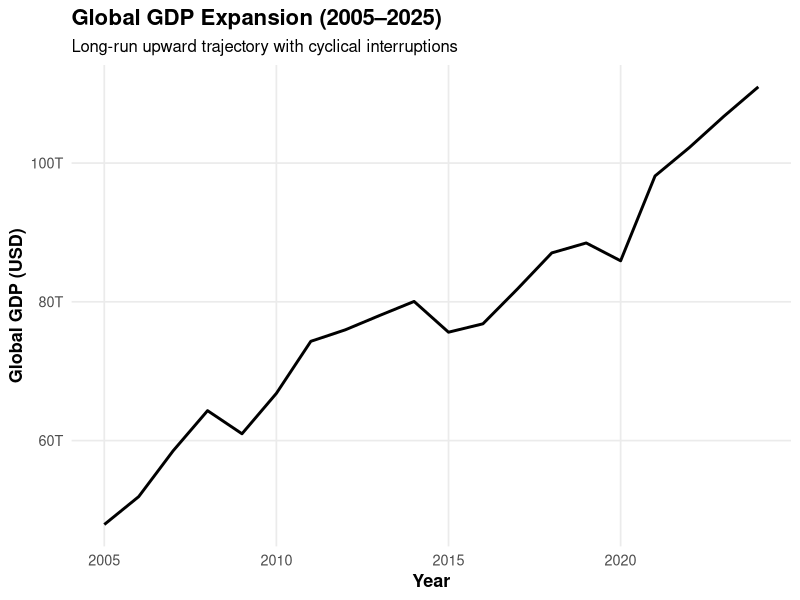
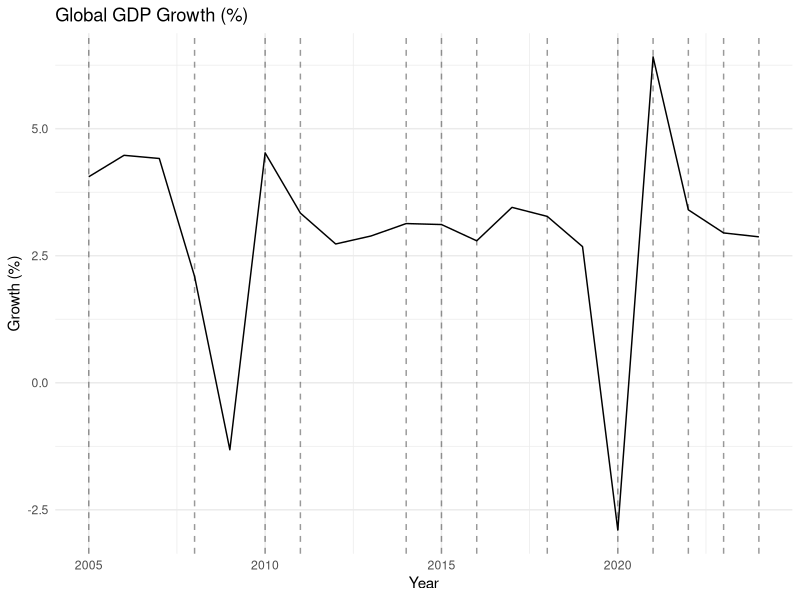
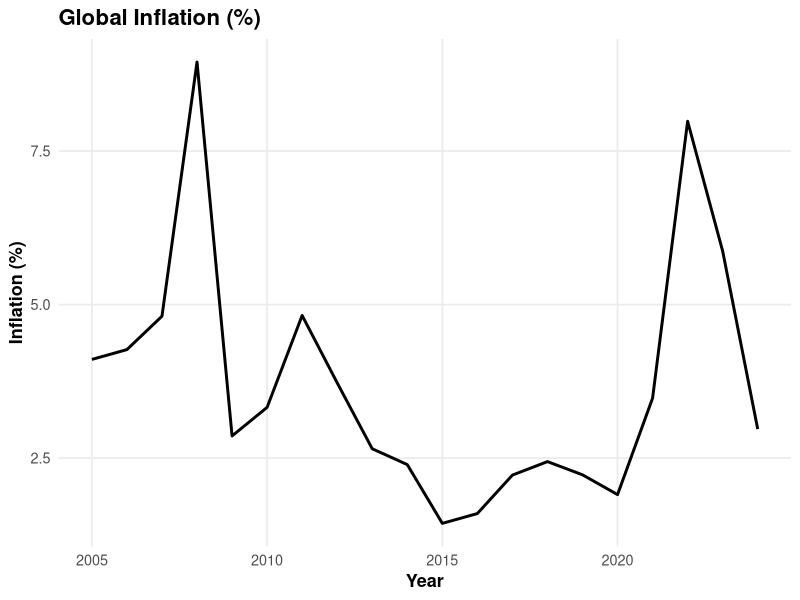
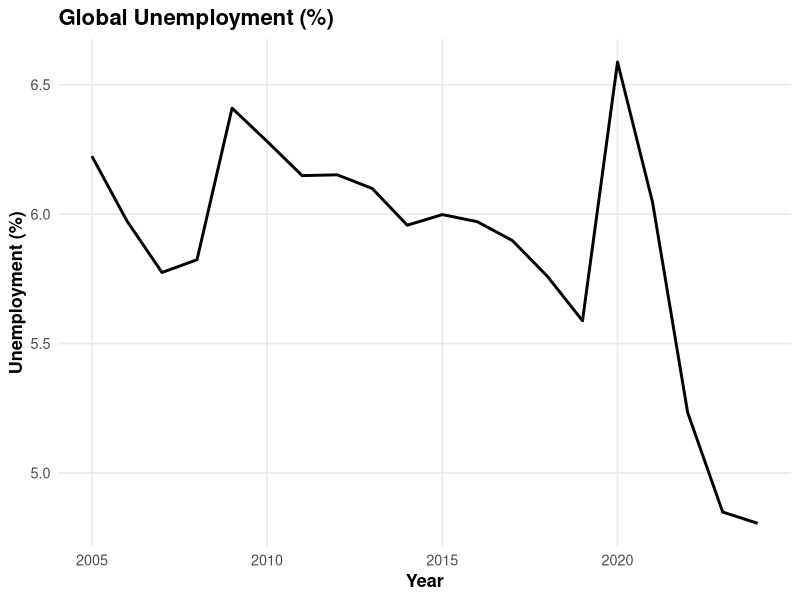
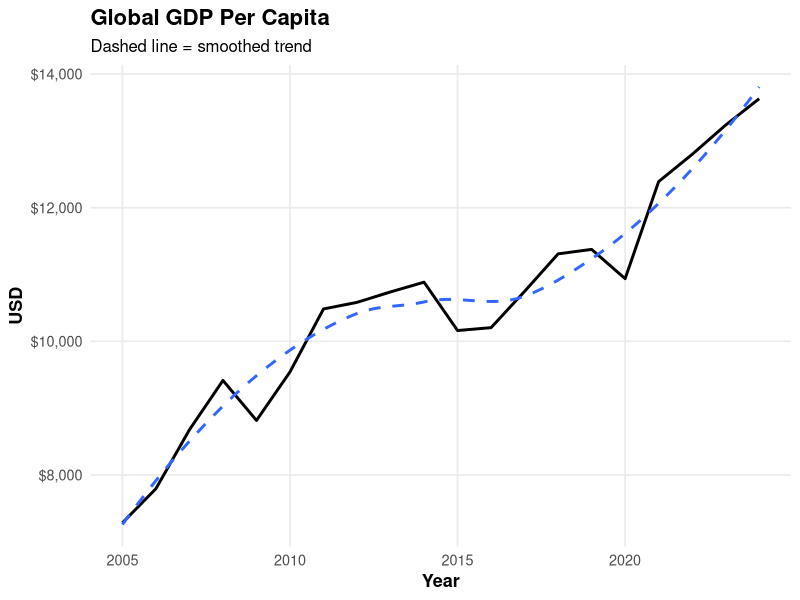

R code for these plots, in order:
## ---- chunk 1
knitr::opts_chunk$set(
  echo = FALSE,
  warning = FALSE,
  message = FALSE,
  fig.width = 10,
  fig.height = 5
)
## ---- chunk 2
library(tidyverse)
library(scales)
library(patchwork)

theme_set(
  theme_minimal(base_size = 13) +
    theme(
      plot.title = element_text(face = "bold", size = 16),
      plot.subtitle = element_text(size = 12),
      axis.title = element_text(face = "bold"),
      panel.grid.minor = element_blank(),
      plot.caption = element_text(size = 9)
    )
)
## ---- chunk 3
world <- read_csv("data/global_economy_world_aggregate.csv", show_col_types = FALSE) %>%
  mutate(
    year = as.integer(year),
    global_gdp_per_capita = global_gdp_usd / global_population
  )

events <- read_csv("data/economic_events_timeline.csv", show_col_types = FALSE) %>%
  mutate(year = as.integer(year))

glimpse(world)
glimpse(events)

## ---- chunk 4

ggplot(world, aes(x = year, y = global_gdp_usd)) +
  geom_line(linewidth = 1) +
  scale_x_continuous(breaks = seq(min(world$year), max(world$year), by = 5)) +
  scale_y_continuous(labels = label_number(scale_cut = cut_short_scale())) +
  labs(
    title = "Global GDP Expansion (2005–2025)",
    subtitle = "Long-run upward trajectory with cyclical interruptions",
    x = "Year",
    y = "Global GDP (USD)"
  )
## ---- chunk 5

ggplot(world, aes(x = year, y = global_gdp_growth_pct)) +
  geom_line() +
  geom_vline(data = events, aes(xintercept = year), linetype = "dashed", alpha = 0.4) +
  labs(title = "Global GDP Growth (%)", x = "Year", y = "Growth (%)") +
  theme_minimal()
## ---- chunk 6

ggplot(world, aes(x = year, y = global_inflation_pct)) +
  geom_line(linewidth = 1) +
  labs(
    title = "Global Inflation (%)",
    x = "Year",
    y = "Inflation (%)"
  )
## ---- chunk 7

ggplot(world, aes(x = year, y = global_unemployment_pct)) +
  geom_line(linewidth = 1) +
  labs(
    title = "Global Unemployment (%)",
    x = "Year",
    y = "Unemployment (%)"
  )
## ---- chunk 8

ggplot(world, aes(x = year, y = global_gdp_per_capita)) +
  geom_line(linewidth = 1) +
  geom_smooth(method = "loess", se = FALSE, linetype = "dashed") +
  scale_y_continuous(labels = dollar) +
  labs(
    title = "Global GDP Per Capita",
    subtitle = "Dashed line = smoothed trend",
    x = "Year",
    y = "USD"
  )
## ---- chunk 9
world %>%
  summarise(
    avg_growth = mean(global_gdp_growth_pct, na.rm = TRUE),
    sd_growth = sd(global_gdp_growth_pct, na.rm = TRUE),
    avg_inflation = mean(global_inflation_pct, na.rm = TRUE),
    avg_unemployment = mean(global_unemployment_pct, na.rm = TRUE)
  )
